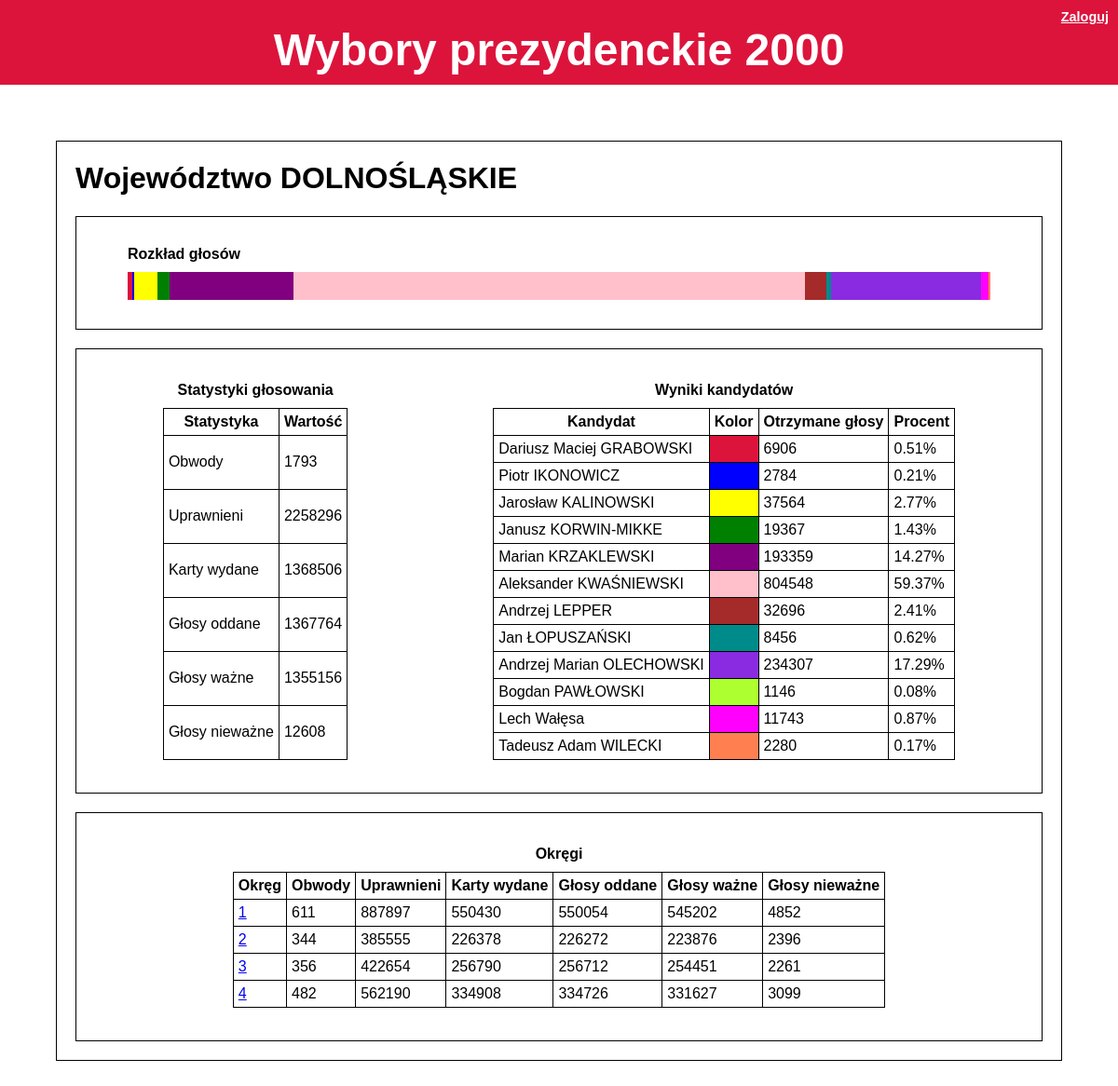
/pkw/voivodeship/DOLNOŚLĄSKIE, run on the app's committed database.
### main/models.py (models this page shows, shortened)
class Area(models.Model):
    class Meta:
        abstract = True
    def __str__(self):
        return "%s %s" % (area_names[type(self).__name__.lower()], self.pk)
    def sum_attr(self, attr):
        attr_sum = 0
        for child in self.children():
            value = getattr(child, attr)
            if callable(value):
                value = value()
            attr_sum += value
        return attr_sum
    def valid(self):
        return self.sum_attr("valid")
    def invalid(self):
        return self.sum_attr("invalid")
    def cards(self):
        return self.sum_attr("cards")
    def subareas(self):
        return self.sum_attr("subareas")
    def people(self):
        return self.sum_attr("people")
    def given(self):
        return self.sum_attr("given")
    def grabowski(self):
        return self.sum_attr("grabowski")
    def ikonowicz(self):
        return self.sum_attr("ikonowicz")
    def kalinowski(self):
        return self.sum_attr("kalinowski")
    def korwin(self):
        return self.sum_attr("korwin")
    def krzaklewski(self):
        return self.sum_attr("krzaklewski")
    def kwasniewski(self):
        return self.sum_attr("kwasniewski")
    def lepper(self):
        return self.sum_attr("lepper")
    def lopuszanski(self):
        return self.sum_attr("lopuszanski")
    def olechowski(self):
        return self.sum_attr("olechowski")
    def pawlowski(self):
        return self.sum_attr("pawlowski")
    def walesa(self):
        return self.sum_attr("walesa")
    def wilecki(self):
        return self.sum_attr("wilecki")

class Voivodeship(Area):
    name = models.CharField('Nazwa', max_length=32, primary_key=True,
                            validators=[RegexValidator(regex=r"^([^\W_]|[- ])+$")])
    country = models.ForeignKey(Country,
                                verbose_name=area_names['country'],
                                on_delete=models.CASCADE)
    def children(self):
        return self.district_set.all()

class District(Area):
    voivodeship = models.ForeignKey(Voivodeship,
                                    verbose_name=area_names['voivodeship'],
                                    on_delete=models.CASCADE)
    def children(self):
        return self.commune_set.all()

class Commune(Area):
    district = models.ForeignKey(District, verbose_name='Okręg', on_delete=models.CASCADE)
    name = models.CharField('Nazwa', max_length=255, validators=[RegexValidator(regex=r"^([^\W_]|[- ])+$")])
    subareas = models.IntegerField(stat_names['subareas'], validators=[MinValueValidator(0)])
    people = models.IntegerField(stat_names['people'], validators=[MinValueValidator(0)])
    cards = models.IntegerField(stat_names['cards'], validators=[MinValueValidator(0)])
    invalid = models.IntegerField(stat_names['invalid'], validators=[MinValueValidator(0)])
    grabowski = models.IntegerField(candidate_names['grabowski'], validators=[MinValueValidator(0)])
    ikonowicz = models.IntegerField(candidate_names['ikonowicz'], validators=[MinValueValidator(0)])
    kalinowski = models.IntegerField(candidate_names['kalinowski'], validators=[MinValueValidator(0)])
    korwin = models.IntegerField(candidate_names['korwin'], validators=[MinValueValidator(0)])
    krzaklewski = models.IntegerField(candidate_names['krzaklewski'], validators=[MinValueValidator(0)])
    kwasniewski = models.IntegerField(candidate_names['kwasniewski'], validators=[MinValueValidator(0)])
    lepper = models.IntegerField(candidate_names['lepper'], validators=[MinValueValidator(0)])
    lopuszanski = models.IntegerField(candidate_names['lopuszanski'], validators=[MinValueValidator(0)])
    olechowski = models.IntegerField(candidate_names['olechowski'], validators=[MinValueValidator(0)])
    pawlowski = models.IntegerField(candidate_names['pawlowski'], validators=[MinValueValidator(0)])
    walesa = models.IntegerField(candidate_names['walesa'], validators=[MinValueValidator(0)])
    wilecki = models.IntegerField(candidate_names['wilecki'], validators=[MinValueValidator(0)])
    def valid(self):
        attr_sum = 0
        for candidate in candidates:
            attr_sum += getattr(self, candidate)
        return attr_sum
    def given(self):
        return self.valid() + self.invalid

### main/templatetags/main_filters.py (called while the page is built)
@register.filter(name='getattr')
def getattribute(value, arg):
    attr = getattr(value, arg)
    if callable(attr):
        attr = attr()
    return attr

@register.filter(name='get')
def get(dic, key):
    return dic.get(key)

### main/views.py (called while the page is built)
def area(request, pk, area_type, child_name, commune_form=None):
    area = get_object_or_404(area_type, pk=pk)
    return render(request, 'main/area.html',
                 {'area': area, 'child_name': child_name,
                  'commune_form': commune_form, **dictionaries})

def voivodeship(request, pk):
    return area(request, pk, Voivodeship, 'district')

### main/templates/main/area.html (shortened to what this page needs)
{% extends 'main/base.html' %}
{% load static %}
{% load main_filters %}
{% load mathfilters %}
{% block main %}
    <header class="pageheader"> <h1>{{ area }}</h1></header>
    <section>
            <figure>
            <figcaption>Rozkład głosów</figcaption>
                <div class="line_chart">
                {% for cand in candidates %}
                    <div style="background-color: {{ candidate_colors|get:cand }};
                        width: {{ area|getattr:cand|div:area.valid|mul:100 }}%"></div>
                {% endfor %}
                </div>
            </figure>
        </section>
    <section class="flex_container">
        <table>
            <caption>
                Statystyki głosowania
            </caption>
            <thead>
                <tr>
                    <th>Statystyka</th>
                    <th>Wartość</th>
                </tr>
            </thead>
            <tbody>
            {% for stat in stats %}
                <tr>
                    <td>{{ stat_names|get:stat }}</td>
                    <td>{{ area|getattr:stat }}</td>
                </tr>
            {% endfor %}
            </tbody>
        </table>
        <table class="cand_table">
            <caption>
                Wyniki kandydatów
            </caption>
            <thead>
                <tr>
                    <th>Kandydat</th>
                    <th>Kolor</th>
                    <th>Otrzymane głosy</th>
                    <th class="large_only">Procent</th>
                </tr>
            </thead>
            <tbody>
            {% if commune_form and request.user.is_authenticated %}
            <form method="POST">
            {% csrf_token %}
                {% for cand in candidates %}
                <tr>
                    <td><label for="{{ commune_form|getattr:cand|getattr:id_for_label }}">{{ candidate_names|get:cand }}</label></td>
                    <td style="background-color: {{ candidate_colors|get:cand }}"></td>
                    <td>{{ commune_form|getattr:cand }}</td>
                    <td class="large_only">{{ area|getattr:cand|div:area.valid|mul:100|floatformat:2 }}%</td>
                </tr>
                {% endfor %}
                <input type="submit">
            </form>
            {% else %}
                {% for cand in candidates %}
                <tr>
                    <td>{{ candidate_names|get:cand }}</td>
                    <td style="background-color: {{ candidate_colors|get:cand }}"></td>
                    <td>{{ area|getattr:cand }}</td>
                    <td class="large_only">{{ area|getattr:cand|div:area.valid|mul:100|floatformat:2 }}%</td>
                </tr>
                {% endfor %}
            {% endif %}
            </tbody>
        </table>
    </section>
    {% if area.children %}
    <section>
        <table class="centered">
            <caption>{{ area_names_p|get:child_name }}</caption>
            <thead>
                <tr>
                    <th>{{ area_names|get:child_name }}</th>
                    {% for stat in stats %}
                        {% if stat == 'people' or stat == 'valid' %}
                        <th class="not_small">
                        {% else %}
                        <th class="large_only">
                        {% endif %}
                        {{ stat_names|get:stat }}</th>
                    {% endfor %}
                </tr>
            </thead>
            <tbody>
            {% for subarea in area.children %}
                <tr>
                    <td>
                        <a href="{% with 'main:'|add:child_name as addr %}{% url addr subarea.pk %}{% endwith %}" title="{{ subarea }}"> {{ subarea.pk }} </a>
                    </td>
                    {% for stat in stats %}
                        {% if stat == 'people' or stat == 'valid' %}
                        <td class="not_small">
                        {% else %}
                        <td class="large_only">
                        {% endif %}
                        {{ subarea|getattr:stat }}</td>
                    {% endfor %}
                </tr>
            {% endfor %}
            </tbody>
        </table>
    </section>
    {% endif %}
{% endblock %}

### main/templates/main/base.html (shortened to what this page needs)
{% load static %}
<!DOCTYPE html>
<html lang="pl">
<head>
    <link rel="stylesheet" type="text/css" href="{% static 'main/style.css' %}">
</head>
<body>
    <header class="mainheader">
        <div class="logstripe">
        {% if request.user.is_authenticated %}
            {{ request.user.username }} <a href="{% url 'main:logout' %}" title="logout">Wyloguj</a>
        {% else %}
            <a href="{% url 'main:login' %}" title="login">Zaloguj</a>
        {% endif %}
        </div>
        <a href="{% url 'main:index'%}" title="index">Wybory prezydenckie 2000</a>
    </header>
    <main>
        {% block main %}{% endblock %}
    </main>
</body>
</html>

### main/static/main/style.css (style rules this page uses)
body { margin: 0; font-family: Arial, Verdana, sans-serif; }
.logstripe { text-align: right; padding: 0px; font-size: 0.3em; font-weight: bold; color: white; }
.logstripe > a { text-decoration: underline; }
header.mainheader { text-align: center; background-color: crimson; padding: 10px; font-size: 3em; font-weight: bold; color: white; }
header.pageheader { margin:20px; }
header a { color:inherit; text-decoration: inherit; }
main { margin: 5%; border: 1px solid black; }
table, td, th { border: 1px solid black; }
table { border-collapse: collapse; margin-top: 20px; margin-bottom: 20px; }
table caption { margin-bottom: 10px; font-weight: bold; }
figcaption { font-weight: bold; }
.cand_table { max-width: 70%; }
.centered { margin-left: auto; margin-right: auto; }
td, th { padding: 5px; }
section { margin:20px; border: 1px solid black; padding:15px; }
.flex_container { display: flex; justify-content: space-around; }
.line_chart { height: 30px; margin: 0px; margin-top: 10px; padding: 0; background-color: aquamarine; display: flex; }
.line_chart > div { margin: 0; padding: 0; height: 100% }

### data on the page
Voivodeship: name "Województwo DOLNOŚLĄSKIE", stats "1793" "2258296" "1368506" "1367764" "1355156" "12608", candidates "6906" "2784" "37564" "19367" "193359" "804548" "32696" "8456" "234307" "1146" "11743" "2280", candidates "0.51" "0.21" "2.77" "1.43" "14.27" "59.37" "2.41" "0.62" "17.29" "0.08" "0.87" "0.17"
District: pk "1", stats "611" "887897" "550430" "550054" "545202" "4852"
District: pk "2", stats "344" "385555" "226378" "226272" "223876" "2396"
District: pk "3", stats "356" "422654" "256790" "256712" "254451" "2261"
District: pk "4", stats "482" "562190" "334908" "334726" "331627" "3099"

### other printed values
{{ stat_names|get:stat }} "Obwody" "Uprawnieni" "Karty wydane" "Głosy oddane" "Głosy ważne" "Głosy nieważne"
{{ candidate_names|get:cand }} "Dariusz Maciej GRABOWSKI" "Piotr IKONOWICZ" "Jarosław KALINOWSKI" "Janusz KORWIN-MIKKE" "Marian KRZAKLEWSKI" "Aleksander KWAŚNIEWSKI" "Andrzej LEPPER" "Jan ŁOPUSZAŃSKI" "Andrzej Marian OLECHOWSKI" "Bogdan PAWŁOWSKI" "Lech Wałęsa" "Tadeusz Adam WILECKI"
{{ area_names_p|get:child_name }} "Okręgi"
{{ area_names|get:child_name }} "Okręg"
